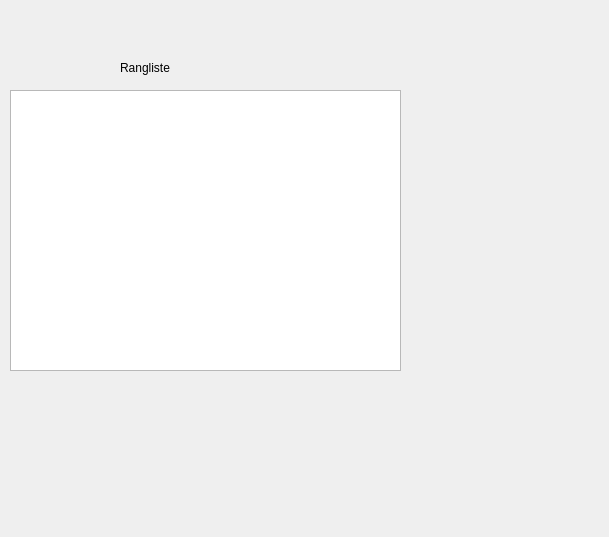
<?xml version="1.0" encoding="UTF-8"?>
<ui version="4.0">
 <class>Kniffel</class>
 <widget class="QWidget" name="Kniffel">
  <property name="geometry">
   <rect>
    <x>0</x>
    <y>0</y>
    <width>609</width>
    <height>537</height>
   </rect>
  </property>
  <property name="windowTitle">
   <string>Kniffel</string>
  </property>
  <widget class="QListWidget" name="rankingList">
   <property name="geometry">
    <rect>
     <x>10</x>
     <y>90</y>
     <width>391</width>
     <height>281</height>
    </rect>
   </property>
  </widget>
  <widget class="QLabel" name="label">
   <property name="geometry">
    <rect>
     <x>120</x>
     <y>60</y>
     <width>60</width>
     <height>16</height>
    </rect>
   </property>
   <property name="text">
    <string>Rangliste</string>
   </property>
  </widget>
 </widget>
 <resources/>
 <connections/>
</ui>
